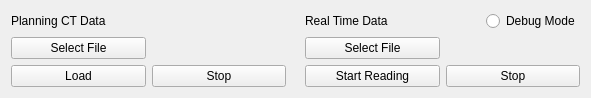
   <widget class="QWidget" name="layoutWidget">
    <property name="geometry">
     <rect>
      <x>20</x>
      <y>760</y>
      <width>591</width>
      <height>86</height>
     </rect>
    </property>
    <layout class="QHBoxLayout" name="horizontalLayout_10">
     <item>
      <layout class="QVBoxLayout" name="verticalLayout_3">
       <item>
        <layout class="QHBoxLayout" name="horizontalLayout_11">
         <item>
          <layout class="QHBoxLayout" name="horizontalLayout_13">
           <item>
            <widget class="QLabel" name="Load_label">
             <property name="text">
              <string>Planning CT Data</string>
             </property>
            </widget>
           </item>
           <item>
            <spacer name="horizontalSpacer_8">
             <property name="orientation">
              <enum>Qt::Horizontal</enum>
             </property>
             <property name="sizeHint" stdset="0">
              <size>
               <width>40</width>
               <height>20</height>
              </size>
             </property>
            </spacer>
           </item>
          </layout>
         </item>
        </layout>
       </item>
       <item>
        <layout class="QHBoxLayout" name="horizontalLayout_45">
         <item>
          <widget class="QPushButton" name="SelectLoadingFileButton">
           <property name="text">
            <string>Select File</string>
           </property>
          </widget>
         </item>
         <item>
          <widget class="QLabel" name="LoadingFileLabel">
           <property name="text">
            <string/>
           </property>
          </widget>
         </item>
        </layout>
       </item>
       <item>
        <layout class="QHBoxLayout" name="horizontalLayout_46">
         <item>
          <widget class="QPushButton" name="LoadingButton">
           <property name="text">
            <string>Load</string>
           </property>
          </widget>
         </item>
         <item>
          <widget class="QPushButton" name="StopLoadingButton">
           <property name="text">
            <string>Stop</string>
           </property>
          </widget>
         </item>
        </layout>
       </item>
      </layout>
     </item>
     <item>
      <spacer name="horizontalSpacer_3">
       <property name="orientation">
        <enum>Qt::Horizontal</enum>
       </property>
       <property name="sizeType">
        <enum>QSizePolicy::Fixed</enum>
       </property>
       <property name="sizeHint" stdset="0">
        <size>
         <width>13</width>
         <height>20</height>
        </size>
       </property>
      </spacer>
     </item>
     <item>
      <layout class="QVBoxLayout" name="verticalLayout_4">
       <item>
        <layout class="QHBoxLayout" name="horizontalLayout_8">
         <item>
          <widget class="QLabel" name="ReadLabel">
           <property name="text">
            <string>Real Time Data</string>
           </property>
          </widget>
         </item>
         <item>
          <spacer name="horizontalSpacer_7">
           <property name="orientation">
            <enum>Qt::Horizontal</enum>
           </property>
           <property name="sizeHint" stdset="0">
            <size>
             <width>88</width>
             <height>17</height>
            </size>
           </property>
          </spacer>
         </item>
         <item>
          <widget class="QRadioButton" name="DebugModeRadioButton">
           <property name="text">
            <string>Debug Mode</string>
           </property>
          </widget>
         </item>
        </layout>
       </item>
       <item>
        <layout class="QHBoxLayout" name="horizontalLayout_9">
         <item>
          <widget class="QPushButton" name="SelectReadingFileButton">
           <property name="text">
            <string>Select File</string>
           </property>
          </widget>
         </item>
         <item>
          <widget class="QLabel" name="ReadingFileLabel">
           <property name="text">
            <string/>
           </property>
          </widget>
         </item>
        </layout>
       </item>
       <item>
        <layout class="QHBoxLayout" name="horizontalLayout_49">
         <item>
          <widget class="QPushButton" name="StartReadingButton">
           <property name="text">
            <string>Start Reading</string>
           </property>
          </widget>
         </item>
         <item>
          <widget class="QPushButton" name="StopReadingButton">
           <property name="text">
            <string>Stop</string>
           </property>
          </widget>
         </item>
        </layout>
       </item>
      </layout>
     </item>
    </layout>
   </widget>
